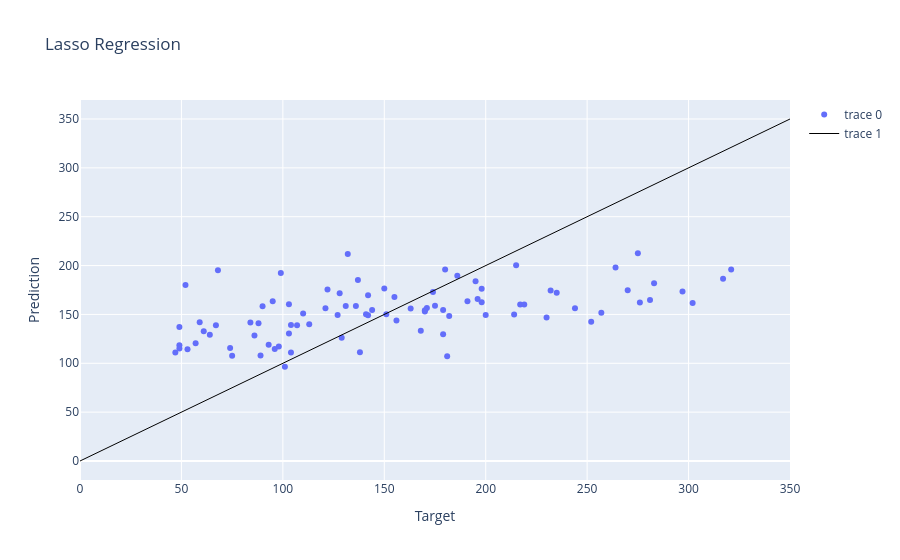

Notebook code cell kept with this figure:
### Code cell
fig = go.Figure()
fig.add_trace(go.Scatter(x=y_test["target"], y=y_pred.flatten(), mode="markers"))
fig.add_trace(go.Scatter(x=[0,350], y=[0,350], mode="lines", line=dict(color="black", width=1)))
fig.update_layout(title="Lasso Regression", xaxis_title="Target", yaxis_title="Prediction")
